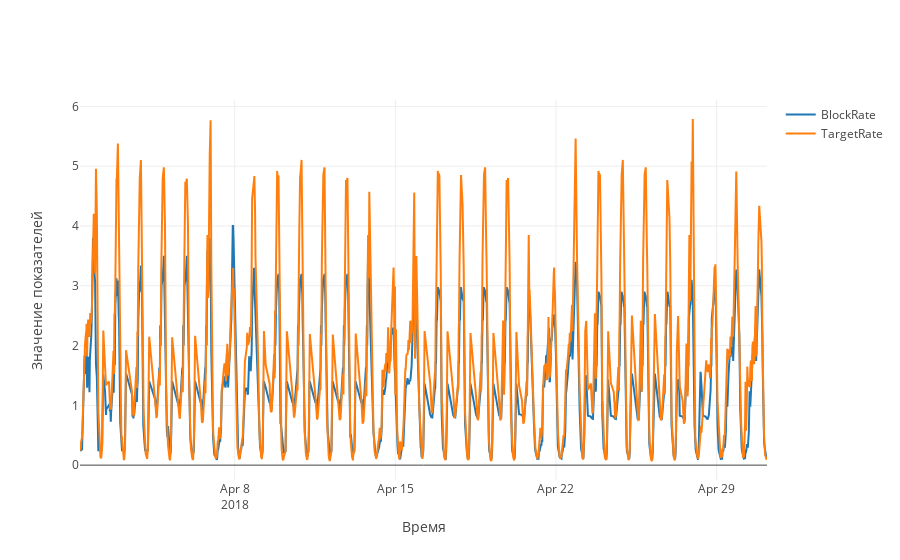

Notebook source saved alongside this figure:
### Markdown cell above
Посмотрим, как меняются со временем значения `BlockRate` и `TargetRate`. Видно, что переменные имеют высокую корреляцию. В основном они сильно расходятся в прайм тайм.

### Code cell
fig = go.Figure()
fig.add_traces([
    go.Scatter(
        x = data['BlockDateTime'],
        y = data['BlockRate'],
        name = 'BlockRate',
        text = data['ProgramName'],
    ),
    go.Scatter(
        x = data['BlockDateTime'],
        y = data['TargetRate'],
        name = 'TargetRate',
        text = data['ProgramName'],
    )
]
)
fig.update_layout(xaxis = dict(title = 'Время'), yaxis = dict(title = 'Значение показателей'))
fig

### Figure 1 — Plotly figure (JSON) as saved in the notebook; plotly's stock layout.template omitted (floating-point values rounded to 4 significant figures; data arrays with more than 128 entries replaced by an {"elided": "..."} marker saying what was removed)
{"data": [{"name": "BlockRate", "text": {"elided": "1249 str values"}, "type": "scatter", "x": {"elided": "1249 str values"}, "y": {"elided": "1249 float values"}}, {"name": "TargetRate", "text": {"elided": "1249 str values"}, "type": "scatter", "x": {"elided": "1249 str values"}, "y": {"elided": "1249 float values"}}], "layout": {"xaxis": {"title": {"text": "Время"}}, "yaxis": {"title": {"text": "Значение показателей"}}}}
